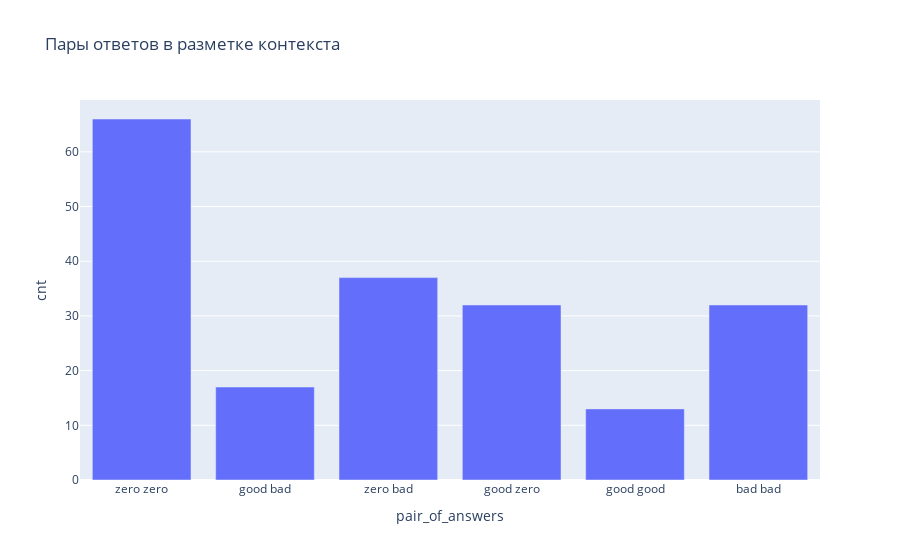

Notebook code for this chart:
### Code cell
# fig = px.pie(df_context, values='cnt', names='pair_of_answers', title='Пары ответов в разметке контекста')
# fig.update_traces(textposition='inside', textinfo='percent+label')
fig = px.bar(df_context, y='cnt', x='pair_of_answers', title='Пары ответов в разметке контекста')
fig.show()

### Figure 1 — Plotly figure (JSON) as saved in the notebook; plotly's stock layout.template omitted (floating-point values rounded to 4 significant figures)
{"data": [{"alignmentgroup": "True", "hovertemplate": "pair_of_answers=%{x}<br>cnt=%{y}<extra></extra>", "legendgroup": "", "marker": {"color": "#636efa"}, "name": "", "offsetgroup": "", "orientation": "v", "showlegend": false, "textposition": "auto", "type": "bar", "x": ["zero zero", "good bad", "zero bad", "good zero", "good good", "bad bad"], "xaxis": "x", "y": [66, 17, 37, 32, 13, 32], "yaxis": "y"}], "layout": {"barmode": "relative", "legend": {"tracegroupgap": 0}, "title": {"text": "Пары ответов в разметке контекста"}, "xaxis": {"anchor": "y", "domain": [0, 1], "title": {"text": "pair_of_answers"}}, "yaxis": {"anchor": "x", "domain": [0, 1], "title": {"text": "cnt"}}}}
